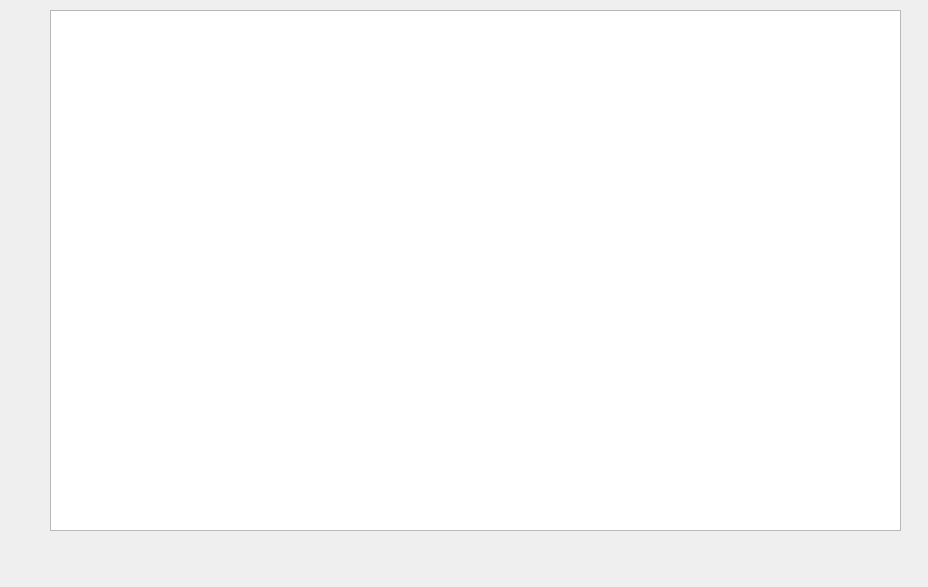
<?xml version="1.0" encoding="UTF-8"?>
<ui version="4.0">
 <class>QueryResultUI</class>
 <widget class="QDialog" name="QueryResultUI">
  <property name="geometry">
   <rect>
    <x>0</x>
    <y>0</y>
    <width>928</width>
    <height>587</height>
   </rect>
  </property>
  <property name="windowTitle">
   <string>Dialog</string>
  </property>
  <widget class="QTableWidget" name="tableWidget">
   <property name="geometry">
    <rect>
     <x>50</x>
     <y>10</y>
     <width>851</width>
     <height>521</height>
    </rect>
   </property>
  </widget>
 </widget>
 <resources/>
 <connections/>
</ui>
